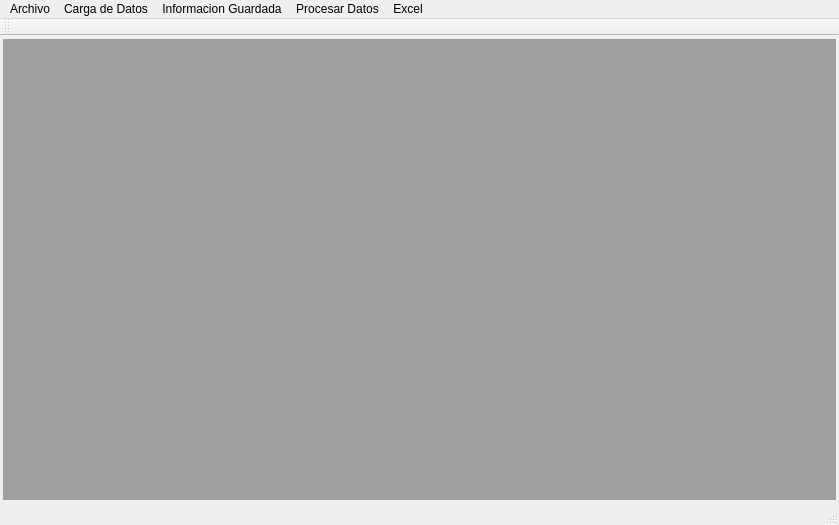
<?xml version="1.0" encoding="UTF-8"?>
<ui version="4.0">
 <class>MainWindow</class>
 <widget class="QMainWindow" name="MainWindow">
  <property name="geometry">
   <rect>
    <x>0</x>
    <y>0</y>
    <width>839</width>
    <height>525</height>
   </rect>
  </property>
  <property name="windowTitle">
   <string>MeteoAstrologia v 1.0.115</string>
  </property>
  <widget class="QWidget" name="centralWidget">
   <layout class="QVBoxLayout" name="verticalLayout">
    <property name="margin">
     <number>3</number>
    </property>
    <item>
     <widget class="QMdiArea" name="mdiArea">
      <property name="viewMode">
       <enum>QMdiArea::TabbedView</enum>
      </property>
      <property name="documentMode">
       <bool>true</bool>
      </property>
     </widget>
    </item>
   </layout>
  </widget>
  <widget class="QMenuBar" name="menuBar">
   <property name="geometry">
    <rect>
     <x>0</x>
     <y>0</y>
     <width>839</width>
     <height>21</height>
    </rect>
   </property>
   <widget class="QMenu" name="menuArchivo">
    <property name="title">
     <string>Archivo</string>
    </property>
    <addaction name="actionDefinir_Fecha_de_Trabajo"/>
    <addaction name="actionOpciones"/>
    <addaction name="separator"/>
    <addaction name="actionSalir"/>
   </widget>
   <widget class="QMenu" name="menuCarga_de_Datos">
    <property name="title">
     <string>Carga de Datos</string>
    </property>
    <addaction name="actionCarga_de_Dia"/>
    <addaction name="actionCarga_de_Sizigia"/>
    <addaction name="actionModificacion_de_Datos"/>
    <addaction name="actionCargar_datos_RBD_y_SFD"/>
    <addaction name="actionRBD_a_Tiempos_Astrales"/>
    <addaction name="actionTiempos_Astrales_a_NOAA"/>
    <addaction name="actionCarga_en_Batch"/>
    <addaction name="actionCarga_de_Archivos"/>
    <addaction name="actionRecalcular_datos_Mensuales"/>
   </widget>
   <widget class="QMenu" name="menuInformacion_Guardada">
    <property name="title">
     <string>Informacion Guardada</string>
    </property>
    <addaction name="actionVer_Tabla_de_Datos"/>
    <addaction name="actionVer_dias"/>
    <addaction name="actionVer_Datos_Mensuales"/>
   </widget>
   <widget class="QMenu" name="menuListados">
    <property name="title">
     <string>Procesar Datos</string>
    </property>
    <addaction name="actionProceso_Por_Tiempo"/>
    <addaction name="actionProceso_Por_Aspectos"/>
    <addaction name="actionProceso_Por_Ciclos"/>
    <addaction name="actionProceso_por_Posicion_Astral"/>
    <addaction name="actionProcesar_por_Dignidad"/>
    <addaction name="actionProcesar_por_mes_lluvia"/>
   </widget>
   <widget class="QMenu" name="menuExcel">
    <property name="title">
     <string>Excel</string>
    </property>
    <addaction name="actionExportar_por_Sizigias_P_Primordiales"/>
    <addaction name="actionExportar_por_Fechas_Escogidas"/>
    <addaction name="actionCalcular_Pto_Primordiales"/>
   </widget>
   <addaction name="menuArchivo"/>
   <addaction name="menuCarga_de_Datos"/>
   <addaction name="menuInformacion_Guardada"/>
   <addaction name="menuListados"/>
   <addaction name="menuExcel"/>
  </widget>
  <widget class="QToolBar" name="mainToolBar">
   <attribute name="toolBarArea">
    <enum>TopToolBarArea</enum>
   </attribute>
   <attribute name="toolBarBreak">
    <bool>false</bool>
   </attribute>
  </widget>
  <widget class="QStatusBar" name="statusBar"/>
  <action name="actionSalir">
   <property name="text">
    <string>Salir</string>
   </property>
  </action>
  <action name="actionCarga_de_Dia">
   <property name="text">
    <string>Carga de Dia</string>
   </property>
  </action>
  <action name="actionCarga_de_Sizigia">
   <property name="text">
    <string>Carga de Sizigia</string>
   </property>
  </action>
  <action name="actionOpciones">
   <property name="text">
    <string>Opciones</string>
   </property>
  </action>
  <action name="actionVer_Tabla_de_Datos">
   <property name="text">
    <string>Ver Tabla de Datos</string>
   </property>
  </action>
  <action name="actionModificacion_de_Datos">
   <property name="text">
    <string>Modificar Datos</string>
   </property>
  </action>
  <action name="actionAspectos">
   <property name="text">
    <string>Aspectos</string>
   </property>
  </action>
  <action name="actionTiempos">
   <property name="text">
    <string>Tiempos</string>
   </property>
  </action>
  <action name="actionProcesar_Datos">
   <property name="text">
    <string>Procesar Datos por Varios</string>
   </property>
  </action>
  <action name="actionBusqueda_Ping_Pong">
   <property name="text">
    <string>Busqueda &quot;Ping-Pong&quot;</string>
   </property>
  </action>
  <action name="actionBusqueda_por_Estado_de_Tiempo">
   <property name="text">
    <string>Busqueda por Estado de Tiempo</string>
   </property>
  </action>
  <action name="actionCarga_en_Batch">
   <property name="enabled">
    <bool>true</bool>
   </property>
   <property name="text">
    <string>Carga en Batch</string>
   </property>
  </action>
  <action name="actionProceso_Por_Tiempo">
   <property name="text">
    <string>Proceso Por Estado de Tiempo</string>
   </property>
  </action>
  <action name="actionProceso_Por_Aspectos">
   <property name="text">
    <string>Procesar por Aspectos</string>
   </property>
  </action>
  <action name="actionProceso_Por_Ciclos">
   <property name="text">
    <string>Procesar por Ciclos</string>
   </property>
  </action>
  <action name="actionProceso_por_Posicion_Astral">
   <property name="text">
    <string>Procesar por Posicion Astral</string>
   </property>
  </action>
  <action name="actionVer_dias">
   <property name="text">
    <string>Ver dias</string>
   </property>
  </action>
  <action name="actionCarga_de_Archivos">
   <property name="text">
    <string>Carga de Archivos</string>
   </property>
  </action>
  <action name="actionRecalcular_datos_Mensuales">
   <property name="text">
    <string>Recalcular datos Mensuales</string>
   </property>
  </action>
  <action name="actionVer_Datos_Mensuales">
   <property name="text">
    <string>Ver Datos Mensuales</string>
   </property>
  </action>
  <action name="actionProcesar_por_Dignidad">
   <property name="text">
    <string>Procesar por Dignidad</string>
   </property>
  </action>
  <action name="actionProcesar_por_mes_lluvia">
   <property name="text">
    <string>Procesar por mes-lluvia</string>
   </property>
  </action>
  <action name="actionExportar_por_Sizigias_P_Primordiales">
   <property name="text">
    <string>Exportar por Sizigias/P. Primordiales</string>
   </property>
  </action>
  <action name="actionExportar_por_Fechas_Escogidas">
   <property name="text">
    <string>Exportar por Fechas Escogidas</string>
   </property>
  </action>
  <action name="actionCalcular_Pto_Primordiales">
   <property name="text">
    <string>Calcular Pto Primordiales</string>
   </property>
  </action>
  <action name="actionDefinir_Fecha_de_Trabajo">
   <property name="text">
    <string>Definir Fecha de Trabajo</string>
   </property>
  </action>
  <action name="actionCargar_datos_RBD_y_SFD">
   <property name="text">
    <string>Cargar datos RBD y SFD</string>
   </property>
  </action>
  <action name="actionRBD_a_Tiempos_Astrales">
   <property name="text">
    <string>RBD a Tiempos Astrales</string>
   </property>
  </action>
  <action name="actionTiempos_Astrales_a_NOAA">
   <property name="text">
    <string>Tiempos Astrales a NOAA</string>
   </property>
  </action>
 </widget>
 <layoutdefault spacing="6" margin="11"/>
 <resources/>
 <connections/>
</ui>
